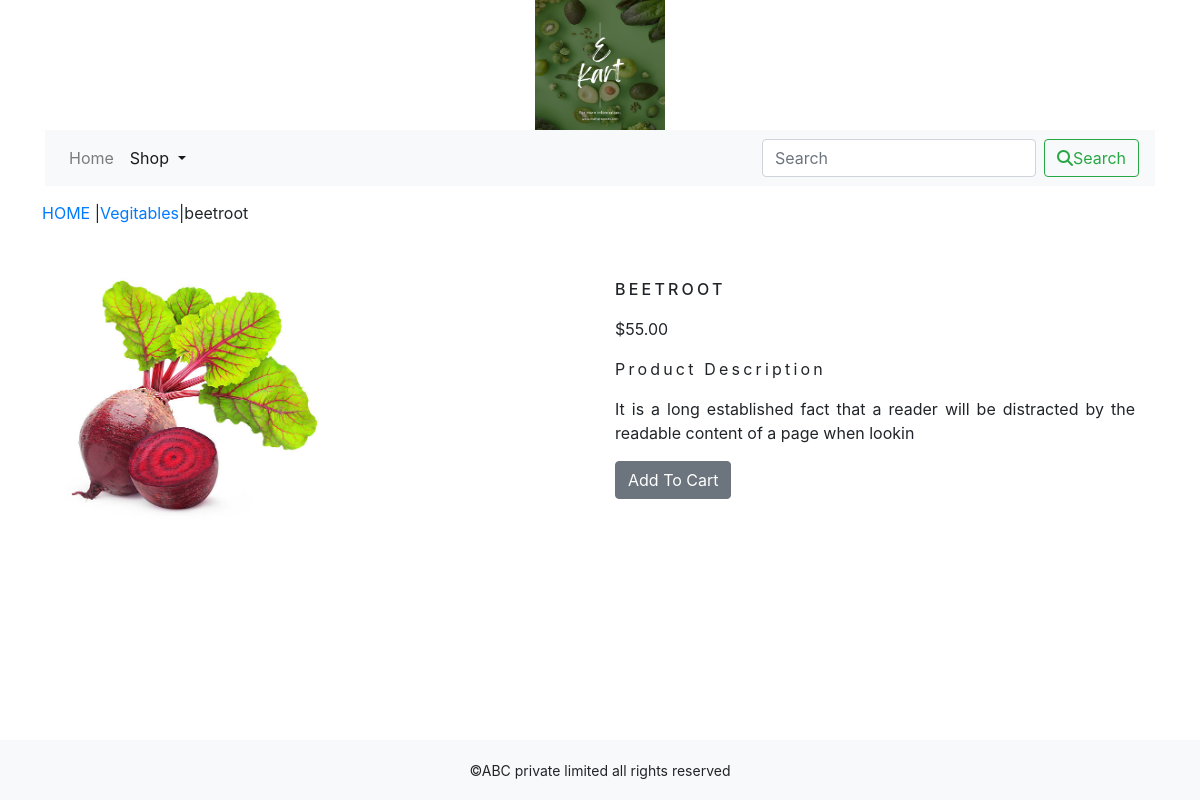
The page /shop/vegitables/bettroot/ on the database its author committed.
### shop/models.py (models this page shows, shortened)
class Product(models.Model):
    name=models.CharField(max_length=250,unique=True)
    slug=models.SlugField(max_length=250,unique=True)
    description=models.TextField(blank=True)
    price=models.DecimalField(max_digits=10,decimal_places=2)
    category=models.ForeignKey(Category,on_delete=models.CASCADE)
    image = models.ImageField(upload_to='product', blank=True)
    stock=models.IntegerField()
    available=models.BooleanField(default=True)
    created=models.DateTimeField(auto_now_add=True)
    updated=models.DateTimeField(auto_now=True)
    class Meta:
        ordering=('name',)
        verbose_name='product'
        verbose_name_plural='products'

class Category(models.Model):
    name=models.CharField(max_length=250,unique=True)
    slug=models.SlugField(max_length=250,unique=True)
    description=models.TextField()
    image=models.ImageField(upload_to='category',blank=True)
    class Meta:
        ordering=('name',)
        verbose_name='category'
        verbose_name_plural='categories'
    def get_url(self):
        return reverse('shop:products_by_category',args=[self.slug])
    def __str__(self):
        return '{}'.format(self.name)

### shop/views.py (the view)
# urls.py: path('<slug:c_slug>/<slug:product_slug>/',views.proDetail,name='prodCatdetail'),
def proDetail(request,c_slug,product_slug):
    try:
        product=Product.objects.get(category__slug=c_slug,slug=product_slug)
    except Exception as e:
        raise e
    return render(request,'product.html',{'product':product})

### cart/context_processors.py (called while the page is built)
def counter(request):
    item_count=0
    if 'admin' in request.path:
        return {}
    else:
        try:
            cart=Cart.objects.filter(cart_id=cart_id(request))
            cart_items=CartItem.objects.all().filter(cart=cart[:1])
            for cart_item in cart_items:
                item_count += cart_item.quantity
        except Cart.DoesNotExist:
            item_count = 0
    return  dict(item_count=item_count)

### cart/views.py (called while the page is built)
def cart_id(request):
    cart=request.session.session_key
    if not cart:
        cart=request.session.create()
    return cart

### shop/context_processors.py (called while the page is built)
def menu_links(request):
    links=Category.objects.all()
    return dict(links=links)

### templates/product.html (shortened to what this page needs)
{% extends 'base.html' %}
{% load static %}
{% block content %}
<div class="row my_prod_row_class">
    <div class="mx_auto">
  <p><a href="{% url 'shop:allProdCat' %}">HOME</a> |<a href="{{product.category.get_url}}">{{product.category}}</a>|{{product.name}}</p>
  </div>
<div class="container">
<br>
<div class="row">
  <div class="col-12 col-sm-12 col-md-12 col-lg-6 text-center">
      <div style="width: 18rem;">
      <img class="my_image" src="{{product.image.url}}" alt="{{product.name}}">
    </div>
  </div>
     <div class="col-12 col-sm-12 col-md-12 col-lg-6">
         <div>
      <h1 class="my_prod_title">{{product.name}}</h1>
      <p>${{product.price}}</p>
         <p class="my_title">Product Description</p>
      <p class="text-justify my_prod_text">{{product.description}}</p>
      {% if product.stock <= 0 %}
      <p class="text-justify my_prod_text"><b>Out of stock</b></p>
      {% else %}
      <a class="btn btn-secondary" href="{% url 'cart:add_cart' product.id %}">Add To Cart</a>
      {% endif %}
    </div>
  </div>
</div>
   </div>
</div>
{% endblock %}

### shop/static/css/custom.css (style rules this page uses)
body { font-family: 'IBM Plex Mono', monospace; font-family: 'IBM Plex Sans', sans-serif; font-family: 'IBM Plex Serif', serif; }
.my_image { width:100%; height:auto; }
.my_title { font-size:16px; text_transform:Uppercase; letter-spacing:.2em; }
.my_image { padding:5px; }
.my_prod_row_class { padding-top:15px; padding-bottom:20px; }
.my_prod_title { font-size:16px; text-transform:Uppercase; letter-spacing:.2em; padding-top:15px; padding-bottom:10px; }
.my_prod_text { padding-right:20px; }

### rows shown on the page
Product: category "Vegitables", name "beetroot", image (picture), name "BEETROOT", price "55.00", description "It is a long established fact that a reader will be distracted by the readable content of a page when lookin"
